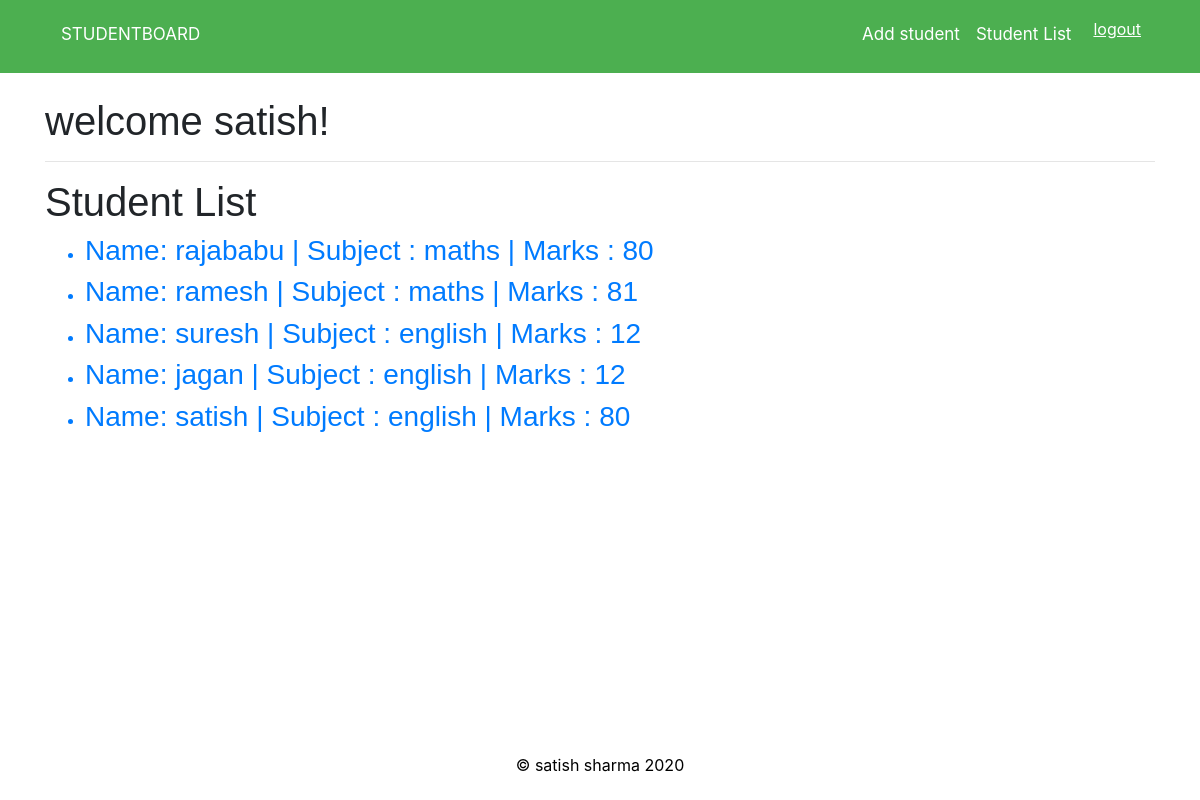
/current/ (signed in), run on the app's committed database.
### studentapp/models.py (models this page shows, shortened)
class Student(models.Model):
    name=models.CharField(max_length=100)
    subject=models.CharField(max_length=100)
    marks=models.PositiveIntegerField()
    user=models.ForeignKey(User,on_delete=models.CASCADE)

### studentapp/views.py (the view)
# urls.py: path('current/',views.currentlist,name='currentlist'),
@login_required
def currentlist(request):
    students=Student.objects.filter(user=request.user)
    return render(request,'studentapp/currentlist.html',{'students':students})

### studentapp/templates/studentapp/currentlist.html
{% extends 'studentapp/base.html' %}
{% block content %}
<h1>Student List</h1>
<ul>
  {% for student in students %}
  <a href="{% url 'viewlist' student.id  %}">
    <li><h3>Name: {{ student.name }} |
      Subject : {{ student.subject }} |
      Marks : {{ student.marks }}
 </h3> </li>
  {% endfor %}
   </a>
</ul>
{% endblock %}

### studentapp/templates/studentapp/base.html (shortened to what this page needs)
<!doctype html>
<html lang="en">
<head>
  {% load static %}
<link rel="stylesheet" href="https://cdn.jsdelivr.net/npm/bootstrap@4.5.3/dist/css/bootstrap.min.css">
<link rel="stylesheet" href="{% static "custom.css" %}">
  <link rel="stylesheet" href="https://stackpath.bootstrapcdn.com/bootstrap/4.5.2/css/bootstrap.min.css">
  </head>
<body>
  <header>
    <nav class="navbar navbar-expand-lg navbar-dark navbar-custom">
      <div class="container topnav">
        <a class="navbar-brand topnav " href="{% url 'home' %}">STUDENTBOARD</a>
        <div class="collapse navbar-collapse" id="navbarNavAltMarkup">
          <div class="navbar-nav ml-auto">
            {%if user.is_authenticated %}
            <a class="nav-link topnav" id="toplink" href="{% url 'createlist'  %}">Add student</a>
            <a class="nav-link topnav "id="toplink"  href="{% url 'currentlist'  %}">Student List</a>
            <form class="nav-link topnav " action="{% url 'logoutuser' %}" method="POST">
              <button type="submit" class="buttonlogout logout" name="logout">logout</button>
            </form>
            {% else %}
            <a class="nav-link topnav" id="toplink" href="{% url 'loginuser' %}" >login</a>
            <a class="nav-link topnav" id="toplink" href="{% url 'signupuser' %}" >signup</a>
            {% endif %}
          </div>
        </div>
      </div>
    </nav>
  </header>
  <div class="container " id="page-container">
      <div class="" id="content-wrap" >
        <br>
    <h1>welcome {{ user.username }}!</h1>
    <hr>
    {% block content %}
    {% endblock %}
    <footer id="footer">
        <div class=" text-center " >
          <p><span>&#169;</span> satish sharma {% now 'Y'%}</p>
        </div>
    </footer>
    </div>
    </div>
<link rel="stylesheet" href="{% static "custom.css" %}">
</body>
</html>

### studentproject/static/custom.css (style rules this page uses)
.navbar-custom { background-color: #4CAF50; }
h1 { font-family: 'Quattrocento Sans', sans-serif; }
h3 { font-family: 'Kite One', sans-serif; }
.buttonlogout { background-color: transparent; color: #FFFFFF; border: none; text-decoration: underline }
#toplink { color: white; }
.topnav a { float: left; display: block; color: #FFFFFF; text-align: center; padding: 14px 16px; text-decoration: none; font-size: 17px; border-bottom: 3px solid transparent; }
#footer { position: absolute; left: 0; bottom: 0; width: 100%; color: black; text-align: center; }
#content-wrap { padding-bottom: 2rem; }
#page-container { position: relative; min-height: 90vh; }

### data on the page
Student: name "rajababu", subject "maths", marks "80"
Student: name "ramesh", subject "maths", marks "81"
Student: name "suresh", subject "english", marks "12"
Student: name "jagan", subject "english", marks "12"
Student: name "satish", subject "english", marks "80"

### other printed values
{{ user.username }} "satish"
